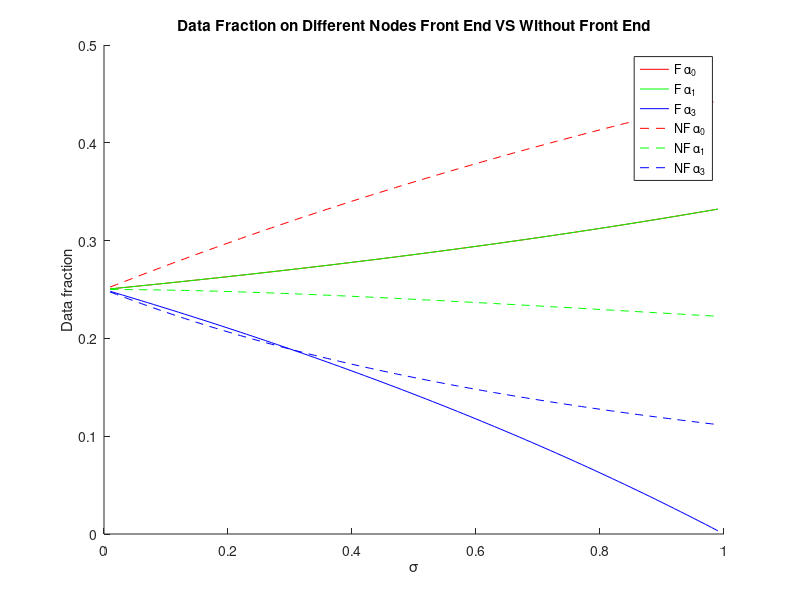

The MATLAB script that drew this image:
%%
clear
clc
B = [1
    0
    0];
solution = [];

for sigma = 0.01:0.01:0.99
    A = [1 2 1
        1 -1 0
        0 sigma-1 1];
    s = [];
    s = A\B;
    s = s';
    solution = [solution;s];
end

sigma = [0.01:0.01:0.99];

figure
hold on
plot(sigma,solution(:,1),'-r');
plot(sigma,solution(:,2),'-g');
plot(sigma,solution(:,3),'-b');

hold on

B = [1
    0
    0];
solution = [];

for sigma = 0.01:0.01:0.99
    t = sigma + 1;
    t = -t;
    
    z = -sigma;
    
    A = [1 2 1
        1 t 0
        1 z t];
    
    s = [];
    s = A\B;
    s = s';
    solution = [solution;s];
end

sigma = [0.01:0.01:0.99];

plot(sigma,solution(:,1),'--r');
plot(sigma,solution(:,2),'--g');
plot(sigma,solution(:,3),'--b');
ylabel('Data fraction');
xlabel('\sigma');
title('Data Fraction on Different Nodes Front End VS Without Front End');
legend('F \alpha_0','F \alpha_1','F \alpha_3','NF \alpha_0','NF \alpha_1','NF \alpha_3');